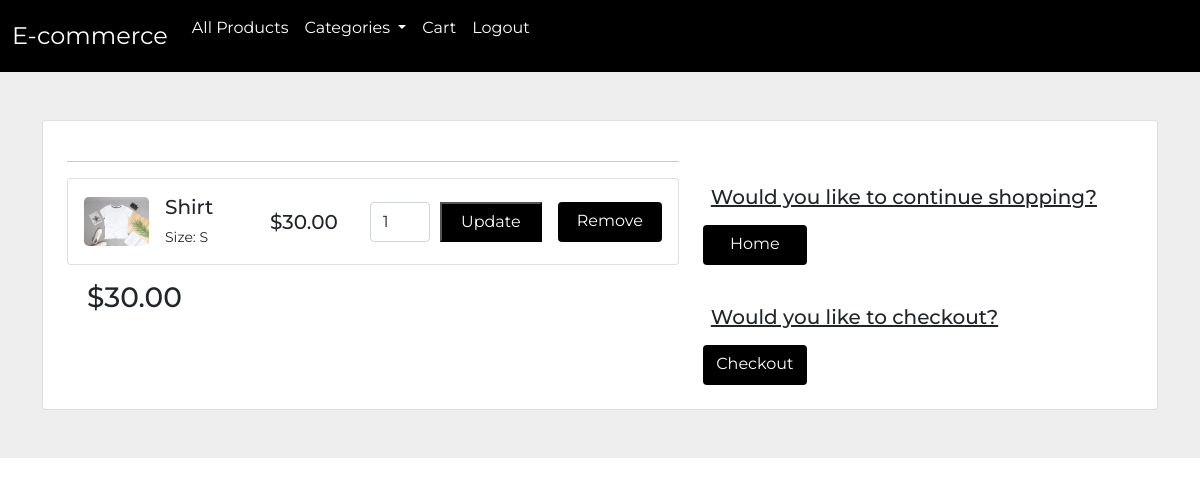
The app's page /cart/ (signed in) with its own data.
### core/models.py (models this page shows, shortened)
class CartItem(models.Model):
    cart = models.ForeignKey(Cart, on_delete=models.CASCADE)
    product = models.ForeignKey(Product, on_delete=models.CASCADE)
    quantity = models.PositiveIntegerField()
    size = models.ForeignKey(Size, on_delete=models.CASCADE, null=True, blank=True)  # Add this line

class Product(models.Model):
    name = models.CharField(max_length=255)
    category = models.ForeignKey(Category, on_delete=models.SET_NULL, null=True, blank=True)
    description = models.TextField()
    price = models.DecimalField(max_digits=10, decimal_places=2)
    stock = models.PositiveIntegerField()
    image = models.ImageField(upload_to='products/')

class Size(models.Model):
    SIZE_TYPE_CHOICES = [
        ('CLOTHING', 'Clothing'),
        ('SHOE', 'Shoe'),
    ]
    size = models.CharField(max_length=10, unique=True)
    size_type = models.CharField(max_length=10, choices=SIZE_TYPE_CHOICES, default='CLOTHING')

### core/views.py (the view)
# urls.py: path('cart/', views.view_cart, name='cart'),
@login_required
def view_cart(request):
    cart, created = Cart.objects.get_or_create(user=request.user)
    cart_items = CartItem.objects.filter(cart=cart)
    if not cart_items.exists():
        messages.info(request, "You have no items in the cart.")
    cart_count = request.session.get('cart_count', 0)
    total = sum([item.product.price * item.quantity for item in cart_items])
    return render(request, 'cart.html', {'cart_items': cart_items, 'cart_count': cart_count, 'total': total})

### core/context_processors.py (called while the page is built)
def categories(request):
    categories = Category.objects.all()
    return {'categories': categories}

### core/templates/cart.html (shortened to what this page needs)
{% extends 'base.html' %}
{% block content %}
<section class="h-100 h-custom" style="background-color: #eee;">
    <div class="container py-5 h-100">
        <div class="row d-flex justify-content-center align-items-center h-100">
            <div class="col">
                <div class="card">
                    <div class="card-body p-4">
                        <div class="row">
                            <div class="col-lg-7">
                                <hr>
                                {% for item in cart_items %}
                                <div class="card mb-3">
                                    <div class="card-body">
                                        <div class="d-flex justify-content-between flex-wrap">
                                            <div class="d-flex align-items-center mb-2 mb-lg-0">
                                                <img src="{{ item.product.image.url }}" class="img-fluid rounded-3" alt="Shopping item" style="width: 65px;">
                                                <div class="ms-3">
                                                    <h5>{{ item.product.name }}</h5>
                                                    <p class="small mb-0">Size: {{ item.size.size }}</p>
                                                </div>
                                            </div>
                                            <div class="d-flex align-items-center flex-wrap">
                                                <div class="me-3">
                                                    <h5 class="mb-0">${{ item.product.price }}</h5>
                                                </div>
                                                <form method="post" action="{% url 'update_cart_item_quantity' %}" class="d-flex me-3 mb-2 mb-lg-0">
                                                    <input type="number" class="form-control" name="quantity" value="{{ item.quantity }}" style="width: 60px;">
                                                    <input class="btn-update" type="submit" value="Update">
                                                </form>
                                                <a class="btn" href="{% url 'remove_from_cart' item.id %}">Remove</a>
                                            </div>
                                        </div>
                                    </div>
                                </div>
                                {% endfor %}
                                <h3 style="padding-left: 20px;">${{ total }}</h3>
                            </div>
                            <div class="col-lg-5">
                                <h5 class="mb-3 continue"><a href="{% url 'home' %}" class="text-body">Would you like to continue shopping?</a></h5>
                                <a href="{% url 'home' %}" class="btn">Home</a>
                                <h5 class="mb-3 continue"><a href="{% url 'home' %}" class="text-body">Would you like to checkout?</a></h5>
                                <a href="{% url 'checkout' %}" class="btn">Checkout</a>
                            </div>
                        </div>
                    </div>
                </div>
            </div>
        </div>
    </div>
</section>
{% endblock content %}

### core/templates/base.html (style rules this page uses)
body { font-family: Montserrat; }
a { color: white; }

### records on screen
CartItem: product.image (picture), product.name "Shirt", size.size "S", product.price "30.00", quantity "1"

### other values on screen
{{ total }} "30.00"
